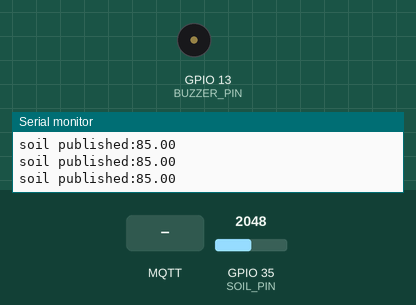
The sketch below on a simulated ESP32. Shown: buzzer (waves = sounding), the last lines printed to the serial monitor. The test bench sets the inputs (shaded band); at power-on: GPIO 35 (SOIL_PIN) = 2048. WiFi joins after 1.5 s; servers stay silent unless stated; no MQTT or app messages arrive unless stated.

Above: at 4.7 s.
4.8 s: MQTT message "1" arrives on the first subscribed topic
At 5.8 s:
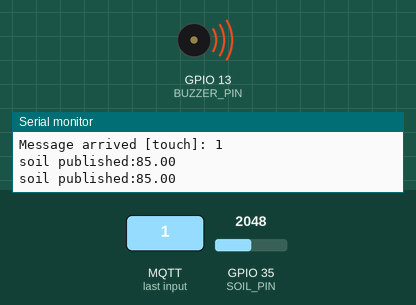
7.8 s: MQTT message "touch" arrives on the first subscribed topic
At 8.4 s:
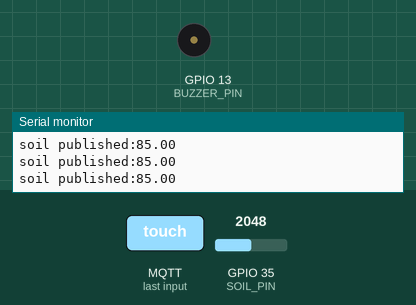
Timing chart, 0 to 10.8 s (numbered marks = the images above; inputs shaded):
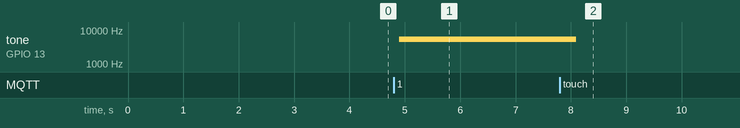

Measured:
- after the input at 4.8 s, tone on GPIO 13 (BUZZER_PIN): silent → 5274 Hz after 0.09 s
- after the input at 7.8 s, tone on GPIO 13 (BUZZER_PIN): 5274 Hz → silent after 0.30 s

The sketch:

capstone_outdoor_test.ino
```cpp
//Import libraries needed for MQTT
#include <WiFi.h>
#include <WiFiClientSecure.h>
#include <PubSubClient.h>

// buzzer
#include "pitches.h"
//const int BUZZZER_PIN = 23; // GIOP18 pin connected to piezo buzzer
int BUZZER_PIN = 13;
int BUZZER_CHANNEL = 0;

//credentials to connect ESP32 to your router or wifi connection
const char* ssid = "ASUS";
const char* password = "interact";

// MQTT broker credentials
const char* mqtt_server = "f6e52a62054042d18fd5d743fcf6fed7.s2.eu.hivemq.cloud";
const char* mqtt_username = "capstoneA";
const char* mqtt_password = "Capstone123";
const int mqtt_port = 8883;

// Initializes the espClient.
WiFiClientSecure espClient;
PubSubClient client(espClient);


//This certificate is used for TLS authenticating with HiveMQ
static const char* root_ca PROGMEM = R"EOF(
-----BEGIN CERTIFICATE-----
MIIFazCCA1OgAwIBAgIRAIIQz7DSQONZRGPgu2OCiwAwDQYJKoZIhvcNAQELBQAw
TzELMAkGA1UEBhMCVVMxKTAnBgNVBAoTIEludGVybmV0IFNlY3VyaXR5IFJlc2Vh
cmNoIEdyb3VwMRUwEwYDVQQDEwxJU1JHIFJvb3QgWDEwHhcNMTUwNjA0MTEwNDM4
WhcNMzUwNjA0MTEwNDM4WjBPMQswCQYDVQQGEwJVUzEpMCcGA1UEChMgSW50ZXJu
ZXQgU2VjdXJpdHkgUmVzZWFyY2ggR3JvdXAxFTATBgNVBAMTDElTUkcgUm9vdCBY
MTCCAiIwDQYJKoZIhvcNAQEBBQADggIPADCCAgoCggIBAK3oJHP0FDfzm54rVygc
h77ct984kIxuPOZXoHj3dcKi/vVqbvYATyjb3miGbESTtrFj/RQSa78f0uoxmyF+
0TM8ukj13Xnfs7j/EvEhmkvBioZxaUpmZmyPfjxwv60pIgbz5MDmgK7iS4+3mX6U
A5/TR5d8mUgjU+g4rk8Kb4Mu0UlXjIB0ttov0DiNewNwIRt18jA8+o+u3dpjq+sW
T8KOEUt+zwvo/7V3LvSye0rgTBIlDHCNAymg4VMk7BPZ7hm/ELNKjD+Jo2FR3qyH
B5T0Y3HsLuJvW5iB4YlcNHlsdu87kGJ55tukmi8mxdAQ4Q7e2RCOFvu396j3x+UC
B5iPNgiV5+I3lg02dZ77DnKxHZu8A/lJBdiB3QW0KtZB6awBdpUKD9jf1b0SHzUv
KBds0pjBqAlkd25HN7rOrFleaJ1/ctaJxQZBKT5ZPt0m9STJEadao0xAH0ahmbWn
OlFuhjuefXKnEgV4We0+UXgVCwOPjdAvBbI+e0ocS3MFEvzG6uBQE3xDk3SzynTn
jh8BCNAw1FtxNrQHusEwMFxIt4I7mKZ9YIqioymCzLq9gwQbooMDQaHWBfEbwrbw
qHyGO0aoSCqI3Haadr8faqU9GY/rOPNk3sgrDQoo//fb4hVC1CLQJ13hef4Y53CI
rU7m2Ys6xt0nUW7/vGT1M0NPAgMBAAGjQjBAMA4GA1UdDwEB/wQEAwIBBjAPBgNV
HRMBAf8EBTADAQH/MB0GA1UdDgQWBBR5tFnme7bl5AFzgAiIyBpY9umbbjANBgkq
hkiG9w0BAQsFAAOCAgEAVR9YqbyyqFDQDLHYGmkgJykIrGF1XIpu+ILlaS/V9lZL
ubhzEFnTIZd+50xx+7LSYK05qAvqFyFWhfFQDlnrzuBZ6brJFe+GnY+EgPbk6ZGQ
3BebYhtF8GaV0nxvwuo77x/Py9auJ/GpsMiu/X1+mvoiBOv/2X/qkSsisRcOj/KK
NFtY2PwByVS5uCbMiogziUwthDyC3+6WVwW6LLv3xLfHTjuCvjHIInNzktHCgKQ5
ORAzI4JMPJ+GslWYHb4phowim57iaztXOoJwTdwJx4nLCgdNbOhdjsnvzqvHu7Ur
TkXWStAmzOVyyghqpZXjFaH3pO3JLF+l+/+sKAIuvtd7u+Nxe5AW0wdeRlN8NwdC
jNPElpzVmbUq4JUagEiuTDkHzsxHpFKVK7q4+63SM1N95R1NbdWhscdCb+ZAJzVc
oyi3B43njTOQ5yOf+1CceWxG1bQVs5ZufpsMljq4Ui0/1lvh+wjChP4kqKOJ2qxq
4RgqsahDYVvTH9w7jXbyLeiNdd8XM2w9U/t7y0Ff/9yi0GE44Za4rF2LN9d11TPA
mRGunUHBcnWEvgJBQl9nJEiU0Zsnvgc/ubhPgXRR4Xq37Z0j4r7g1SgEEzwxA57d
emyPxgcYxn/eR44/KJ4EBs+lVDR3veyJm+kXQ99b21/+jh5Xos1AnX5iItreGCc=
-----END CERTIFICATE-----
)EOF";

// intialize variables for sensor and actuators
#define SOIL_PIN 35
// #include "DHT.h"
// #define DHTPIN 17      // Digital pin connected to the DHT sensor
// #define DHTTYPE DHT22  // DHT 22
// DHT dht(DHTPIN, DHTTYPE);


// Timers auxiliar variables
unsigned long now = millis();
unsigned long lastMeasure = 0;

//servo angles
float angle_max = 120;
float angle_min = 30;

float moisture_publish;

//Variables will store the incoming values from the MQTT broker for every topic
int touchFromMQTT = 0;


// This functions connects your ESP32 to your router
void setup_wifi() {
  delay(10);
  // We start by connecting to a WiFi network
  Serial.println();
  Serial.print("Connecting to ");
  Serial.println(ssid);

  WiFi.mode(WIFI_STA);
  WiFi.begin(ssid, password);
  delay(1000);
  WiFi.disconnect();
  delay(1000);
  WiFi.begin(ssid, password);
  delay(1000);

  while (WiFi.status() != WL_CONNECTED) {
    delay(500);
    Serial.print(".");
  }
  randomSeed(micros());
  Serial.println("");
  Serial.print("WiFi connected");
  Serial.println("IP address: ");
  Serial.println(WiFi.localIP());
}

// This functions reconnects your ESP32 to your MQTT broker
// Change the function below if you want to subscribe to more topics with your ESP32
void reconnect() {
  // Loop until we're reconnected
  while (!client.connected()) {
    Serial.println("Attempting MQTT connection...");  // Attempt to connect

    if (client.connect("ESP32-eadin", mqtt_username, mqtt_password)) {
      //You need to change the ESP device ID "ESP32-andy" to something unique to you.
      //This helps avoid problems when using multiple ESP32 with the same MQTT connection
      Serial.println("connected");
      // subscribe the topics here
      client.subscribe("touch");
    } else {
      Serial.print("failed, rc=");
      Serial.print(client.state());
      Serial.println(" try again in 5 seconds");
      // Wait 5 seconds before retrying
      delay(5000);
    }
  }
}


//Setup function
void setup() {
  Serial.begin(9600);
  setup_wifi();
  while (!Serial) delay(1);
  espClient.setCACert(root_ca);
  client.setServer(mqtt_server, mqtt_port);
  client.setCallback(callback);

  ledcAttachPin(BUZZER_PIN, BUZZER_CHANNEL);
  //settings for the DHT22
  //dht.begin();
}

//Main program loop
void loop() {
  if (!client.connected()) reconnect();
  client.loop();


  now = millis();
  // Publishes topics every n second
  if (now - lastMeasure > 100) {
    lastMeasure = now;

    // float humidity = dht.readHumidity();
    // float temperature = dht.readTemperature();

    int moistureValue = analogRead(SOIL_PIN);  // Read analog value from the sensor
    if (moistureValue >= 2700) {
      moisture_publish = angle_max;
    } else if (moistureValue <= 1000) {
      moisture_publish = angle_min;
    } else {
      moisture_publish = map(moistureValue, 1000, 2700, angle_min, angle_max);
    }
    //Serial.print("Moisture Value: ");
    //Serial.println(moistureValue);  // Print the moisture value

    // Publishes values to a topic of your choice.
    client.publish("soil", String(moisture_publish).c_str());
    Serial.println((String) "soil published:" + moisture_publish);

    if (touchFromMQTT == 1) {
      ledcWriteNote(BUZZER_CHANNEL, (note_t)NOTE_E, 8);
      delay(800);
    } else {
      ledcWrite(0, 0);
    }
  }
}

// This function is executed when some device publishes a message to a topic that your ESP32 is subscribed to
// Change the function below to add logic to your program, so when a device publishes a message to a topic that
// your ESP32 is subscribed you can actually do something
void callback(char* topic, byte* payload, unsigned int length) {

  if (strcmp(topic, "touch") == 0) {
    //Get the characters of the payload message
    char* getValue;
    getValue = (char*)malloc(length + 1);
    memcpy(getValue, payload, length);
    getValue[length] = '\0';

    //Conversion to String
    String getValueStr = (String)getValue;

    //Conversion to Int
    int getValueInt = getValueStr.toInt();
    Serial.println("Message arrived [" + String(topic) + "]: " + getValueInt);

    //Assign value to a global variable
    touchFromMQTT = getValueInt;
  }
}
```

pitches.h
```cpp
/*************************************************
 * Public Constants
 *************************************************/

#define NOTE_B0  31
#define NOTE_C1  33
#define NOTE_CS1 35
#define NOTE_D1  37
#define NOTE_DS1 39
#define NOTE_E1  41
#define NOTE_F1  44
#define NOTE_FS1 46
#define NOTE_G1  49
#define NOTE_GS1 52
#define NOTE_A1  55
#define NOTE_AS1 58
#define NOTE_B1  62
#define NOTE_C2  65
#define NOTE_CS2 69
#define NOTE_D2  73
#define NOTE_DS2 78
#define NOTE_E2  82
#define NOTE_F2  87
#define NOTE_FS2 93
#define NOTE_G2  98
#define NOTE_GS2 104
#define NOTE_A2  110
#define NOTE_AS2 117
#define NOTE_B2  123
#define NOTE_C3  131
#define NOTE_CS3 139
#define NOTE_D3  147
#define NOTE_DS3 156
#define NOTE_E3  165
#define NOTE_F3  175
#define NOTE_FS3 185
#define NOTE_G3  196
#define NOTE_GS3 208
#define NOTE_A3  220
#define NOTE_AS3 233
#define NOTE_B3  247
#define NOTE_C4  262
#define NOTE_CS4 277
#define NOTE_D4  294
#define NOTE_DS4 311
#define NOTE_E4  330
#define NOTE_F4  349
#define NOTE_FS4 370
#define NOTE_G4  392
#define NOTE_GS4 415
#define NOTE_A4  440
#define NOTE_AS4 466
#define NOTE_B4  494
#define NOTE_C5  523
#define NOTE_CS5 554
#define NOTE_D5  587
#define NOTE_DS5 622
#define NOTE_E5  659
#define NOTE_F5  698
#define NOTE_FS5 740
#define NOTE_G5  784
#define NOTE_GS5 831
#define NOTE_A5  880
#define NOTE_AS5 932
#define NOTE_B5  988
#define NOTE_C6  1047
#define NOTE_CS6 1109
#define NOTE_D6  1175
#define NOTE_DS6 1245
#define NOTE_E6  1319
#define NOTE_F6  1397
#define NOTE_FS6 1480
#define NOTE_G6  1568
#define NOTE_GS6 1661
#define NOTE_A6  1760
#define NOTE_AS6 1865
#define NOTE_B6  1976
#define NOTE_C7  2093
#define NOTE_CS7 2217
#define NOTE_D7  2349
#define NOTE_DS7 2489
#define NOTE_E7  2637
#define NOTE_F7  2794
#define NOTE_FS7 2960
#define NOTE_G7  3136
#define NOTE_GS7 3322
#define NOTE_A7  3520
#define NOTE_AS7 3729
#define NOTE_B7  3951
#define NOTE_C8  4186
#define NOTE_CS8 4435
#define NOTE_D8  4699
#define NOTE_DS8 4978
```
